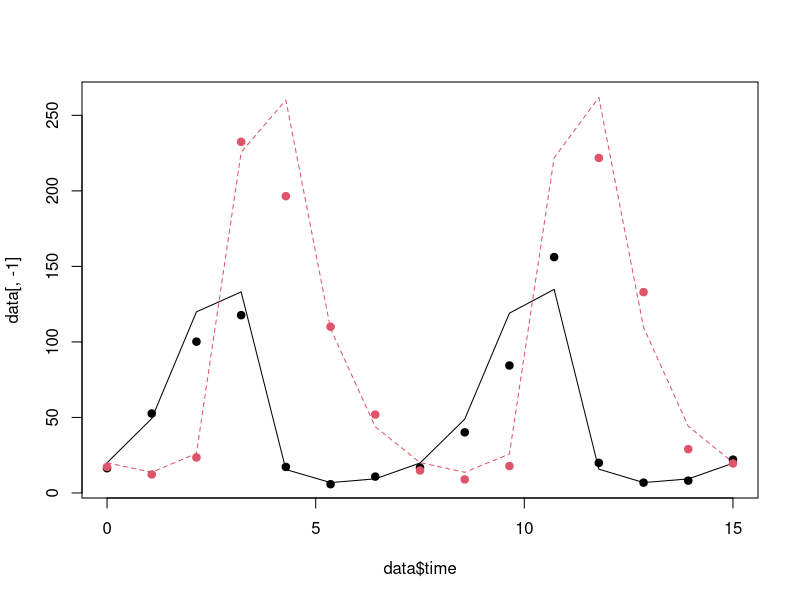

This chart was generated by the following R code:
library(deSolve)



population <- function(time, state, parameters) {
  par <- as.list(c(state, parameters))
  with(par, {
    dx1 <- x1*(theta0 + theta2 * x1 + theta4 * x2)
    dx2 <-  x2*(theta1 + theta3 * x1 + theta5 * x2)
    list(c(dx1,dx2))
  })
}

params <- c(theta1=2.5/45, theta2=2/45)
params <- c(theta0=1, theta1=-1, theta2=0,theta3=0.02,theta4=-0.01,theta5=0)
init.cond <- c(x1=20,x2=20)

tmax=15 # tiempo de simulación
t <- seq(0,tmax,length=15) 

# Simulamos la ODE
sim.ode <- function(params) {
  return(data.frame(ode(y = init.cond, times = t, func = population, parms = params)))
}

data<- sim.ode(params)
out <- data
out$x1 <- rlnorm(length(data$time),log(data$x1),.2)
out$x2 <- rlnorm(length(data$time),log(data$x2),.2)
matplot(data$time,data[,-1],type='l')
matplot(out$time,out[,-1],pch=19,add=TRUE)

loss <- function(data,params,tol=1e-2) {
  return(mean(colMeans((data[,-1]-out[,-1])^2/data[,-1]^2)))
}
print(loss(data,out))
